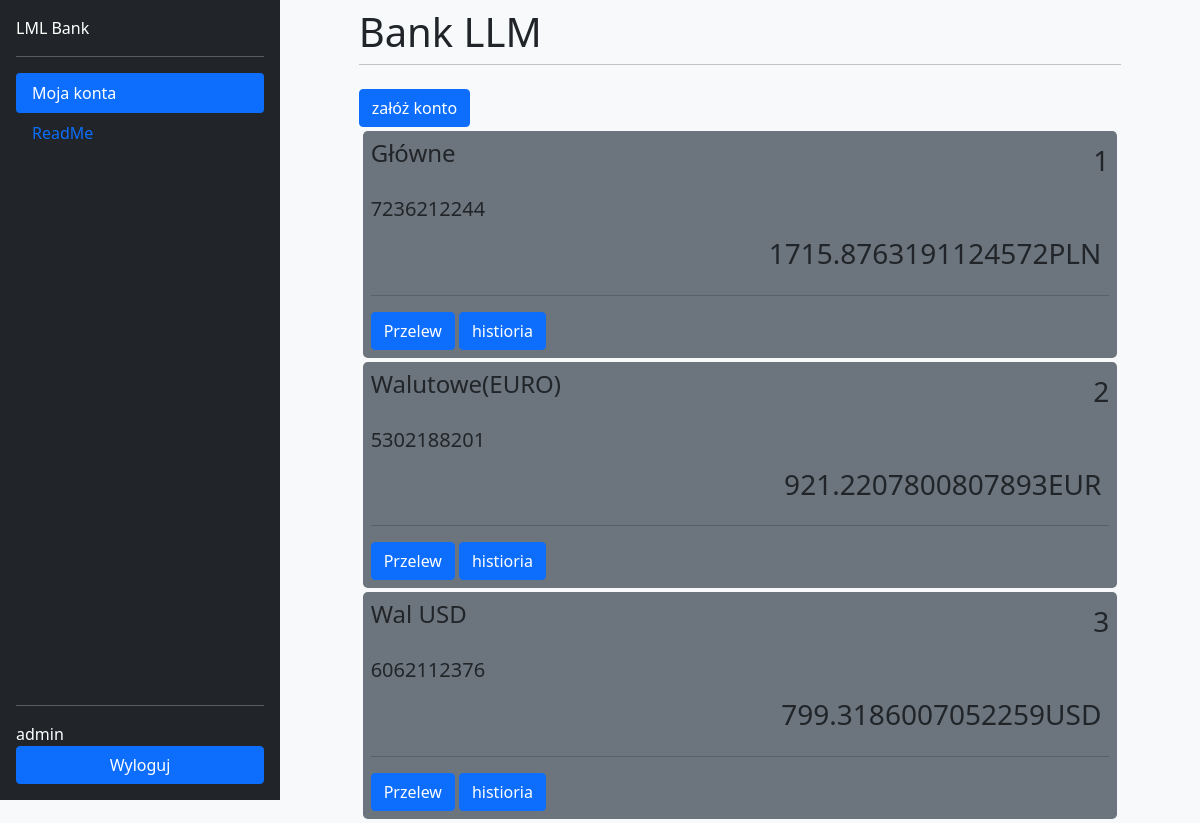
The app's page /info/ (signed in) with its own data.
### register/models.py (models this page shows, shortened)
class CustomUser(AbstractUser):
    user_id = models.IntegerField(default=0)

### bank/models.py (models this page shows, shortened)
class BankAccout(models.Model):
    accNumber = models.IntegerField()
    balance = models.FloatField()
    user = models.ForeignKey(CustomUser, on_delete=CASCADE, related_name='BankAccout')
    accName = models.CharField(max_length=50)
    waluts = models.CharField(max_length=3 ,choices=WALUTS, default='PL')
    class Meta:
        default_related_name = 'bankAccount'

### bank/views.py (the view)
# urls.py: path('info/', vBank.info, name="info"),
def info(request):
    if request.user.is_authenticated:
        user2 = request.user
        if BankAccout.objects.filter(user = user2):
            bankAcc = BankAccout.objects.filter(user = user2)
            return render(request, 'bank/info.html',{"bankAcc":bankAcc})
        return HttpResponseRedirect("/createBankAcc")
    else:
        print("Niezalogowany")
        return HttpResponseRedirect("/")

### bank/templates/bank/info.html (shortened to what this page needs)
{% extends 'bank/base.html' %}
{% block content %}
    {% if user.is_authenticated %}
    <a href="/createBankAcc" class="btn btn-primary">załóż konto</a>
        {% for item in bankAcc  %}
        <div class="bg-secondary p-2 m-1 rounded-3 ">
                <div class="d-flex flex-row justify-content-between bd-highlight mb-3">
                    <h4 class='d-flex'>{{item.accName}}</h4>
                    <span class="fs-3">{{forloop.counter}}</span>
                </div>
                <h5 >{{item.accNumber}}</h5>
                <h3 class="d-flex justify-content-end p-2">{{item.balance}} <span>{{item.waluts}}</span></h3>
                <hr>
            <div class="d-flex d-inline-block gap-1">
                <form method='POST' action='/przelew/'>
                    <button name='przelew' value='przelew' type="submit" class="btn btn-primary">Przelew</button>
                </form>
                <form method='POST' action='/historia/'>
                <button name='historia' value='historia' type="submit" class="btn btn-primary">histioria</button>
                </form>
            </div>
        </div>
        {% endfor %}
    {% endif %}
{% endblock content %}

### bank/templates/bank/base.html (shortened to what this page needs)
<!DOCTYPE html>
<html lang="en">
<head>
    <link href="https://cdn.jsdelivr.net/npm/bootstrap@5.1.3/dist/css/bootstrap.min.css" rel="stylesheet">
</head>
<body class="d-flex bg-light">
    <div class="d-flex flex-column flex-shrink-0 p-3 text-white bg-dark" style="width: 280px; height: 100vh;">
        <a href="/" class="d-flex align-items-center mb-3 mb-md-0 me-md-auto text-white text-decoration-none"> LML Bank</a>
        <hr>
        <ul class="nav nav-pills flex-column mb-auto">
            <li class="nav-item">
                <a href="/info" class="nav-link active" aria-current="page">Moja konta</a>
            </li>
            <li class="nav-item">
                <a href="/ReadMe" class="nav-link" aria-current="page">ReadMe</a>
            </li>
        </ul>
        <hr>
        {% if user.is_authenticated %}
            <span>{{user.username}}</span>
            <a href="/logout" class="btn btn-primary">Wyloguj</a>
        {% else %}
            <a href="/login" class="btn btn-primary">Zaloguj</a>
        {% endif %}
    </div>
    <div style="width: 100%; height:100%;">
        <div class="row justify-content-center">
            <div class="col-10">
              <h1 class="mt-2">Bank LLM</h1>
              <hr class="mt-0 mb-4">
              {% block content %}
              {% endblock %}
            </div>
          </div>
    </div>
</body>
</html>

### records on screen
CustomUser: username "admin"
BankAccout: accName "Główne", accNumber "7236212244", balance "1715.8763191124572", waluts "PLN"
BankAccout: accName "Walutowe(EURO)", accNumber "5302188201", balance "921.2207800807893", waluts "EUR"
BankAccout: accName "Wal USD", accNumber "6062112376", balance "799.3186007052259", waluts "USD"
